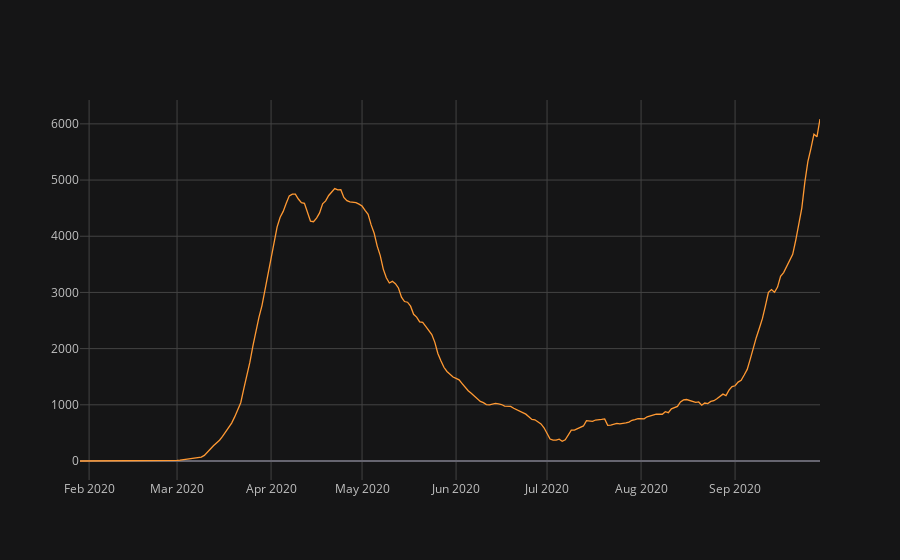

Here is the notebook cell this chart was saved with:
### Code cell
df_con[df_con["ISO 3166-1 Alpha 3-Codes"] == "GBR"][["Value"]].diff().dropna().rolling(7).mean().dropna().iplot()

### Figure 1 — Plotly figure (JSON) as saved in the notebook; plotly's stock layout.template omitted (floating-point values rounded to 4 significant figures; data arrays with more than 128 entries replaced by an {"elided": "..."} marker saying what was removed)
{"data": [{"line": {"color": "rgba(255, 153, 51, 1.0)", "dash": "solid", "shape": "linear", "width": 1.3}, "mode": "lines", "name": "Value", "text": "", "type": "scatter", "x": {"elided": "245 str values"}, "y": {"elided": "245 float values"}}], "layout": {"legend": {"bgcolor": "#151516", "font": {"color": "#D9D9D9"}}, "paper_bgcolor": "#151516", "plot_bgcolor": "#151516", "title": {"font": {"color": "#D9D9D9"}}, "xaxis": {"gridcolor": "#434343", "showgrid": true, "tickfont": {"color": "#C2C2C2"}, "title": {"font": {"color": "#D9D9D9"}, "text": ""}, "zerolinecolor": "#666570"}, "yaxis": {"gridcolor": "#434343", "showgrid": true, "tickfont": {"color": "#C2C2C2"}, "title": {"font": {"color": "#D9D9D9"}, "text": ""}, "zerolinecolor": "#666570"}}}
